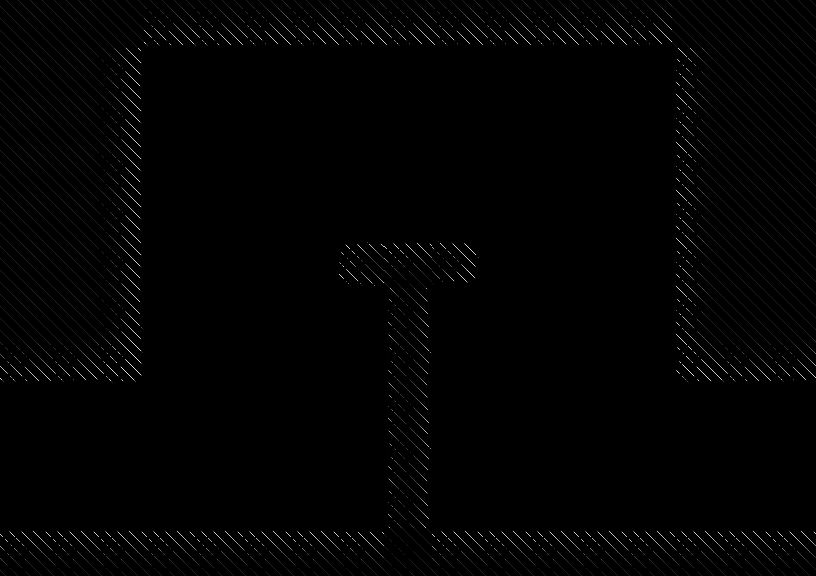

A 2D game scene composited from a Tiled map and its tileset images. What follows is a short description and the map's XML, with each tile layer's data collapsed to a summary:
An orthogonal 17x12 tile map with 48x48 px tiles, 2 tile layers (Tiles, Objects), 2 tilesets and 2 objects.

<map version="1.0" orientation="orthogonal" width="17" height="12" tilewidth="48" tileheight="48">
 <tileset firstgid="1" name="objects" tilewidth="48" tileheight="48">
  <image source="img/tiles/objects.png" width="192" height="192" />
  <tile id="0">
   <properties>
    <property name="components" value="Player" />
    <property name="object" value="" />
   </properties>
  </tile>
  <tile id="1">
   <properties>
    <property name="components" value="Finish" />
    <property name="object" value="" />
   </properties>
  </tile>
  <tile id="2">
   <properties>
    <property name="components" value="Dead" />
    <property name="object" value="" />
   </properties>
  </tile>
  <tile id="3">
   <properties>
    <property name="components" value="Wall" />
    <property name="object" value="" />
   </properties>
  </tile>
  <tile id="4">
   <properties>
    <property name="components" value="CellNormal" />
    <property name="object" value="" />
   </properties>
  </tile>
  <tile id="5">
   <properties>
    <property name="components" value="CellJump" />
    <property name="object" value="" />
   </properties>
  </tile>
  <tile id="8">
   <properties>
    <property name="components" value="CellNormal" />
    <property name="object" value="" />
   </properties>
  </tile>
 </tileset>
 <tileset firstgid="17" name="standardv2" tilewidth="48" tileheight="48">
  <image source="img/tiles/standardv2.png" width="384" height="384" />
 </tileset>
 <objectgroup name="Calque d'objets 1" width="17" height="12">
  <object x="203" y="124" width="340" height="250">
   <properties>
    <property name="components" value="IngameMessage" />
    <property name="delayms" value="8000" />
    <property name="image" value="LEFTRIGHT" />
    <property name="text" value="The most basic lifeform is cells." />
   </properties>
  </object>
  <object x="261" y="66" width="85" height="67">
   <properties>
    <property name="components" value="Image" />
    <property name="image" value="LEVEL1" />
   </properties>
  </object>
 </objectgroup>
 <layer name="Tiles" width="17" height="12">
  <data>[204 cells, 84 non-empty, 15 distinct tile ids]</data>
 </layer>
 <layer name="Objects" width="17" height="12">
  <data>[204 cells, 55 non-empty, 2 distinct tile ids]</data>
 </layer>
</map>